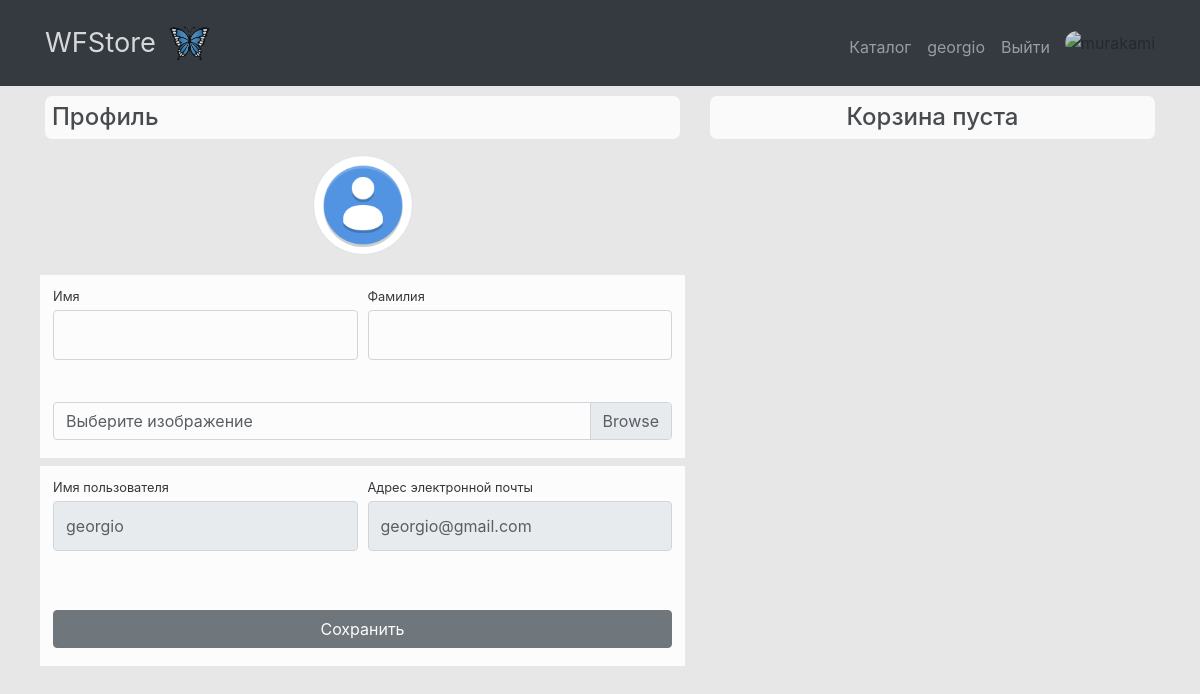
Before: /users/profile/ (signed in) with the older database file.
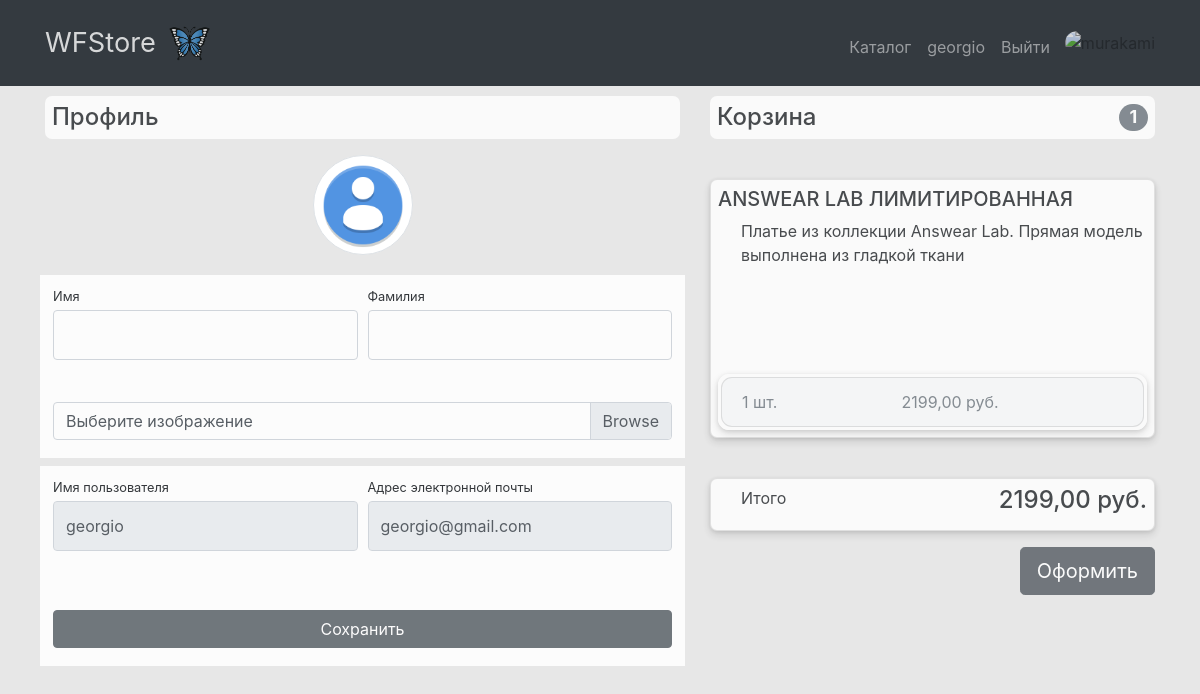
After: the same page with the newer database file.
### users/models.py (models this page shows)
class User(AbstractUser):
    image = models.ImageField(upload_to='users_images', blank=True)

### products/models.py (models this page shows, shortened)
class Basket(models.Model):
    user = models.ForeignKey(User, on_delete=models.CASCADE, verbose_name="Покупатель")
    product = models.ForeignKey('Product', on_delete=models.CASCADE, verbose_name="Товар")
    quantity = models.PositiveIntegerField(default=0, verbose_name="Количество товара")
    create_database = models.DateTimeField(auto_now_add=True)
    def sum(self):
        return self.quantity * self.product.price
    class Meta:
        verbose_name = 'товар в корзину'
        verbose_name_plural = 'Корзина'

class Product(models.Model):
    name = models.CharField(max_length=250, verbose_name="Название товара")
    image = models.ImageField(upload_to="products_images/", blank=True, verbose_name="Изображение")
    description = models.TextField(blank=True, verbose_name="Описание")
    short_description = models.CharField(max_length=100, blank=True, verbose_name="Краткое описание")
    price = models.DecimalField(max_digits=8, decimal_places=2, default=0, verbose_name="Цена")
    quantity = models.PositiveIntegerField(default=0, verbose_name="Количество")
    category = models.ForeignKey(ProductCategory, on_delete=models.CASCADE, verbose_name="Категория")
    class Meta:
        verbose_name = 'товар'
        verbose_name_plural = 'Товары'

### users/views.py (the view)
# urls.py: path('profile/', views.profile, name='profile'),
@login_required(login_url='/users/login/')
def profile(request):
    user = request.user
    if request.method == "POST":
        form = UserProfileForm(data=request.POST, files=request.FILES, instance=user)
        if form.is_valid():
            form.save()
            return redirect('profile')
    else:
        form = UserProfileForm(instance=user)
    baskets = Basket.objects.filter(user=user)
    total_quantity = sum(basket.quantity for basket in baskets)
    total_sum = sum(basket.sum() for basket in baskets)
    context = {
        'title': 'Store - Профиль',
        'form': form,
        'baskets': baskets,
        'total_quantity': total_quantity,
        'total_sum': total_sum
    }
    return render(request, 'users/profile.html', context)

### users/forms.py
class UserProfileForm(UserChangeForm):
    username = forms.CharField(widget=forms.TextInput(attrs={'readonly': True}))
    email = forms.CharField(widget=forms.EmailInput(attrs={'readonly': True}))
    image = forms.ImageField(widget=forms.FileInput(), required=False)
    class Meta:
        model = User
        fields = ('username', 'email', 'first_name', 'last_name', 'image')
    def __init__(self, *args, **kwargs):
        super().__init__(*args, **kwargs)
        for field in self.fields.values():
            field.widget.attrs['class'] = 'form-control py-4'
        self.fields['image'].widget.attrs['class'] = 'custom-file-input'

### users/templates/users/profile.html (shortened to what this page needs)
{% extends 'products/base.html' %}
{% load static %}
{% block css %}
<link href="{% static 'css/profile.css' %}" rel="stylesheet">
{% endblock %}
{% block content %}
<div class="container">
    <div class="row">
        <div class="col-lg-7">
            <h4 class="mt-3 mb-3">Профиль</h4>
            <div class="col-lg-12 text-center">
                <img width="100" height="100"
                     src="{% if user.image %} {{ user.image.url }} {% else %} {% static 'vendor/img/users/avadefault1.png' %} {% endif %}"
                     class="img-thumbnail">
            </div>
            <form action="{% url 'profile' %}" method="post" enctype="multipart/form-data">
                <div class="form-row">
                    <div class="col-lg-6">
                        <div class="form-group">
                            <label class="small mb-1" for="inputFirstName">Имя</label>
                           {{ form.first_name }}
                        </div>
                    </div>
                    <div class="col-lg-6">
                        <div class="form-group">
                            <label class="small mb-1" for="inputLastName">Фамилия</label>
                            {{ form.last_name }}
                        </div>
                    </div>
                </div>
                <div class="form-row mb-2">
                    <div class="col-lg-12">
                        <div class="custom-file">
                            <label class="custom-file-label" for="userAvatar">Выберите изображение</label>
                        </div>
                    </div>
                </div>
                <div class="form-row">
                    <div class="col-lg-6">
                        <label class="small mb-1" for="inputUsername">Имя пользователя</label>
                        {{ form.username }}
                    </div>
                    <div class="col-lg-6">
                        <label class="small mb-1" for="inputEmailAddress">Адрес электронной
                            почты</label>
                        {{ form.email }}
                    </div>
                </div>
                <div class="form-row">
                    <div class="col-lg-12" style="margin-top: 33px;">
                        <input class="btn btn-info btn-block" type="submit" value="Сохранить">
                    </div>
                </div>
            </form>
        </div>
       {% include 'products/basket.html' %}
    </div>
</div>
{% endblock %}

### products/templates/products/base.html (shortened to what this page needs)
<!DOCTYPE html>
{% load static %}
<html lang="en">
<head>
    <link href="{% static 'vendor/bootstrap/css/bootstrap.css' %}" rel="stylesheet">
    {% block css %}{% endblock %}
</head>
<body>
<nav class="navbar navbar-expand-lg navbar-dark bg-dark fixed-top">
    <div class="container">
        <a class="navbar-brand" href="{% url 'index' %}">
            WFStore
            <img src="{% static 'vendor/img/butterflylogo1.png' %}" alt="WFStore" style="height: 46px; margin-right: 10px;">
        </a>
        <div class="collapse navbar-collapse" id="navbarResponsive">
            <ul class="navbar-nav ml-auto">
                <li class="nav-item">
                    <a class="nav-link" href="{% url 'products' %}">Каталог  </a>
                </li>
                {% if user.is_authenticated %}
                <li class="nav-item">
                    <a class="nav-link" href="{% url 'profile' %}">{{ user.username }}
                    </a>
                </li>
                <li class="nav-item">
                    <a class="nav-link" href="{% url 'logout' %}">Выйти </a>
                </li>
                {% else %}
                <li class="nav-item">
                    <a class="nav-link" href="{% url 'login' %}">Войти <i class="fas fa-sign-in-alt"></i></a>
                </li>
                {% endif %}
            </ul>
             <div class="my-4">
                    <img id="murakami-image" class="murakami" src="{% static 'vendor/img/slides/murakamifashio1.png' %}" alt="murakami">
             </div>
        </div>
    </div>
</nav>
{% block content %}
{% endblock %}
</body>
</html>

### products/templates/products/basket.html (shortened to what this page needs)
{% if baskets %}
<div class="col-lg-5">
            <h4 class="mt-3 mb-3 d-flex justify-content-between align-items-center mb-3">
                Корзина <span class="badge badge-secondary badge-pill">{{ total_quantity }}</span>
            </h4>
            {% for basket in baskets %}
            <div class="cardo mb-3">
                <div class="cardo-body">
                    <h5 class="cardo-title">{{ basket.product.name }}</h5>
                    <p class="cardo-text">{{ basket.product.short_description }}</p>
                </div>
                <ul class="listo-group listo-group-flush">
                    <li class="list-group-item d-flex justify-content-between lh-condensed bg-light">
                        <span class="text-muted">{{ basket.quantity }} шт.</span>
                        <span class="text-muted">{{ basket.sum }} руб.</span>
                    </li>
                </ul>
            </div>
            {% endfor %}
            <div class="cardo mb-3">
                <div class="cardo-footer">
                    <p class="float-left">Итого</p>
                    <h4 class="float-right">{{ total_sum }} руб.</h4>
                </div>
            </div>
            <a href="#" class="btn btn-success btn-lg float-right">Оформить</a>
        </div>
{% else %}
<div class="col-lg-5">
    <h4 class="mt-3 mb-3 text-center">
        Корзина пуста
    </h4>
</div>
{% endif %}

### products/static/css/profile.css (style rules this page uses)
body { padding-top: 56px; }

Changed rows visible on the page:
added Basket: product.name "ANSWEAR LAB ЛИМИТИРОВАННАЯ", product.short_description "Платье из коллекции Answear Lab. Прямая модель выполнена из гладкой ткани", quantity "1", sum "2199,00"
Other visible differences:
{{ total_quantity }}: (not shown) → "1"
{{ total_sum }}: (not shown) → "2199,00"
text no longer shown: "Корзина пуста"
text now shown: "Корзина Итого руб. Оформить"
